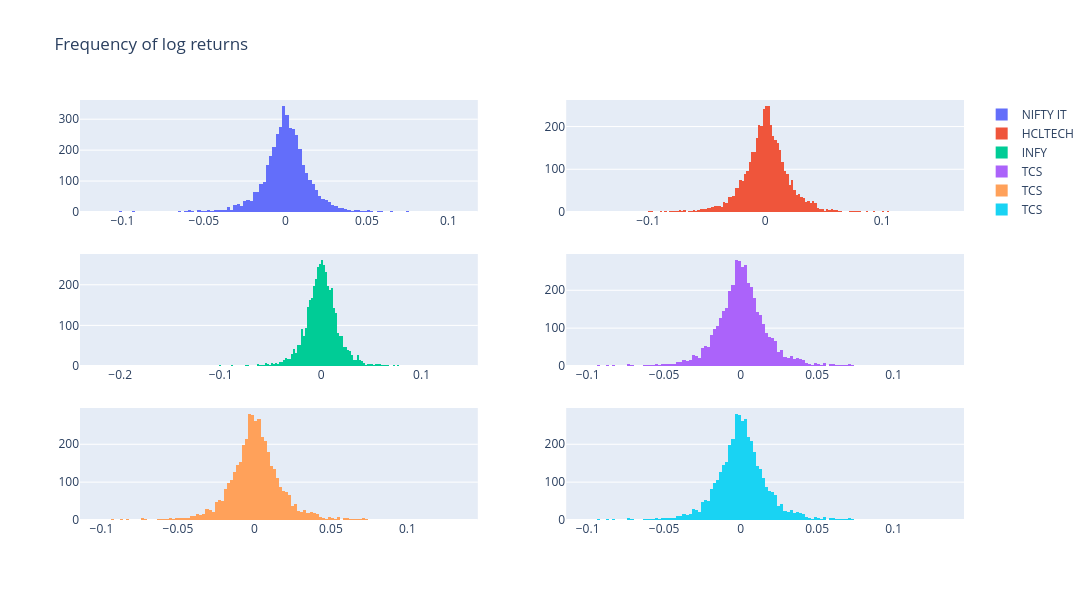

Notebook code cell kept with this figure:
### Code cell
fig = make_subplots(rows=3, cols=2)

img0 = go.Histogram(x=log_returns['^CNXIT'], name='NIFTY IT')
img1 = go.Histogram(x=log_returns['HCLTECH.NS'], name='HCLTECH')
img2 = go.Histogram(x=log_returns['INFY.NS'], name='INFY')
img3 = go.Histogram(x=log_returns['TCS.NS'], name='TCS')
img4 = go.Histogram(x=log_returns['TECHM.NS'], name='TECHM')
img5 = go.Histogram(x=log_returns['WIPRO.NS'], name='WIPRO')

fig.append_trace(img0, 1, 1)  #This is in terms of rows and columns
fig.append_trace(img1, 1, 2)
fig.append_trace(img2, 2, 1)
fig.append_trace(img3, 2, 2)
fig.append_trace(img3, 3, 1)
fig.append_trace(img3, 3, 2)

fig.update_layout(autosize=False, width=1100, height=600, title='Frequency of log returns')

fig.show()

### Figure 1 — Plotly figure (JSON) as saved in the notebook; plotly's stock layout.template omitted (floating-point values rounded to 4 significant figures; data arrays with more than 128 entries replaced by an {"elided": "..."} marker saying what was removed)
{"data": [{"name": "NIFTY IT", "type": "histogram", "x": {"elided": "4167 float values"}, "xaxis": "x", "yaxis": "y"}, {"name": "HCLTECH", "type": "histogram", "x": {"elided": "4167 float values"}, "xaxis": "x2", "yaxis": "y2"}, {"name": "INFY", "type": "histogram", "x": {"elided": "4167 float values"}, "xaxis": "x3", "yaxis": "y3"}, {"name": "TCS", "type": "histogram", "x": {"elided": "4167 float values"}, "xaxis": "x4", "yaxis": "y4"}, {"name": "TCS", "type": "histogram", "x": {"elided": "4167 float values"}, "xaxis": "x5", "yaxis": "y5"}, {"name": "TCS", "type": "histogram", "x": {"elided": "4167 float values"}, "xaxis": "x6", "yaxis": "y6"}], "layout": {"autosize": false, "height": 600, "title": {"text": "Frequency of log returns"}, "width": 1100, "xaxis": {"anchor": "y", "autorange": true, "domain": [0, 0.45], "range": [-0.126, 0.118], "type": "linear"}, "xaxis2": {"anchor": "y2", "autorange": true, "domain": [0.55, 1], "range": [-0.17, 0.17], "type": "linear"}, "xaxis3": {"anchor": "y3", "autorange": true, "domain": [0, 0.45], "range": [-0.24, 0.156], "type": "linear"}, "xaxis4": {"anchor": "y4", "autorange": true, "domain": [0.55, 1], "range": [-0.114, 0.146], "type": "linear"}, "xaxis5": {"anchor": "y5", "autorange": true, "domain": [0, 0.45], "range": [-0.114, 0.146], "type": "linear"}, "xaxis6": {"anchor": "y6", "autorange": true, "domain": [0.55, 1], "range": [-0.114, 0.146], "type": "linear"}, "yaxis": {"anchor": "x", "autorange": true, "domain": [0.7333, 1], "range": [0, 362.1]}, "yaxis2": {"anchor": "x2", "autorange": true, "domain": [0.7333, 1], "range": [0, 262.1]}, "yaxis3": {"anchor": "x3", "autorange": true, "domain": [0.3667, 0.6333], "range": [0, 275.8]}, "yaxis4": {"anchor": "x4", "autorange": true, "domain": [0.3667, 0.6333], "range": [0, 295.8]}, "yaxis5": {"anchor": "x5", "autorange": true, "domain": [0, 0.2667], "range": [0, 295.8]}, "yaxis6": {"anchor": "x6", "autorange": true, "domain": [0, 0.2667], "range": [0, 295.8]}}}
